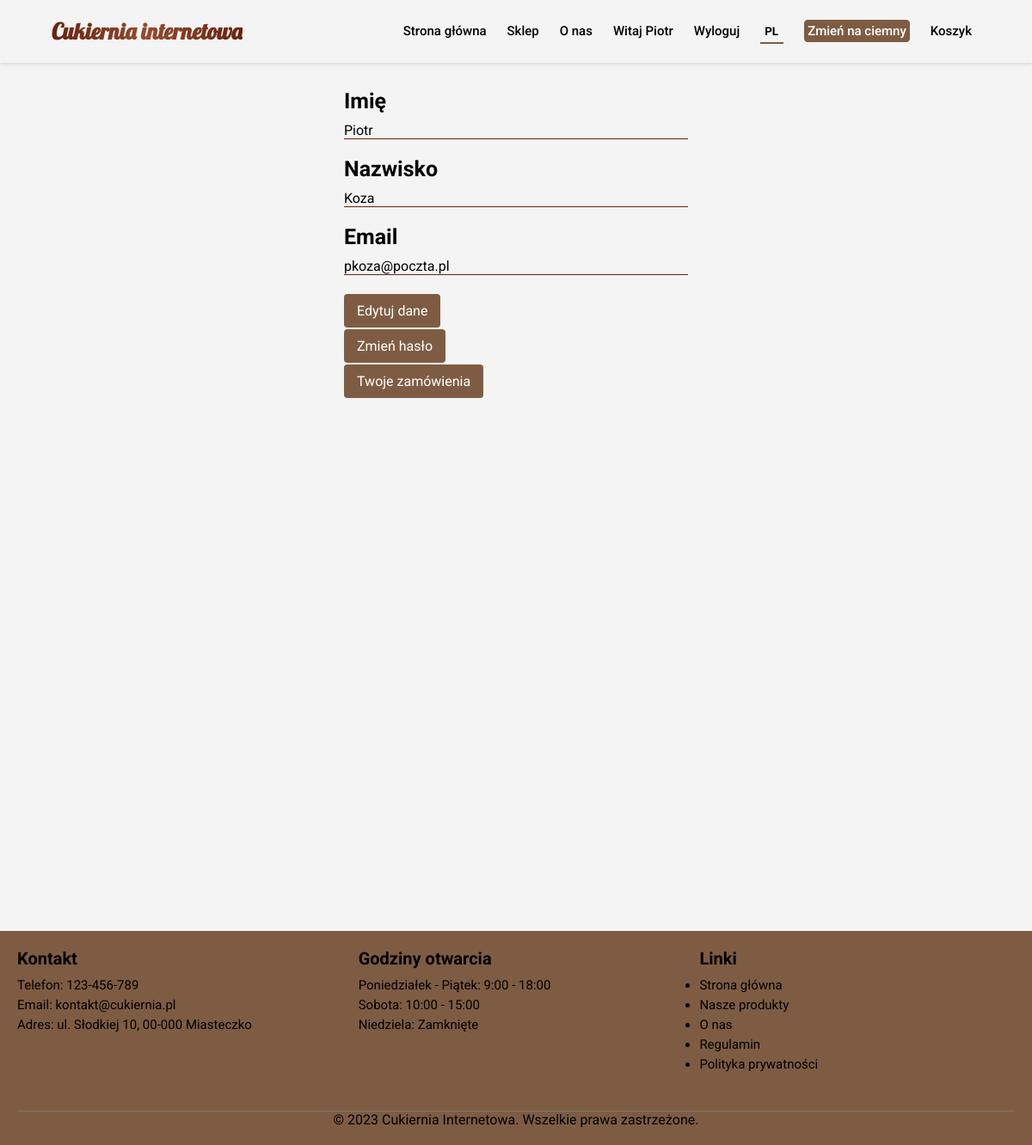
Screenshot of /userinfo.php (signed in) with the database file from the repository.
### tables this page shows
CREATE TABLE `customers` (
  `ID` int(11) NOT NULL,
  `Imie` varchar(255) NOT NULL,
  `Nazwisko` varchar(255) NOT NULL,
  `Email` varchar(255) NOT NULL,
  `Haslo` varchar(255) NOT NULL
);

### userinfo.php (the view, shortened to what this page needs)
<?php
    include_once 'header.php';
?>
<div class="container">
    <section class="userInfo">
        <h2>Imię</h2>
        <p><?= htmlspecialchars($user["Imie"])?></p>
        <h2>Nazwisko</h2>
        <p><?= htmlspecialchars($user["Nazwisko"])?></p>
        <h2>Email</h2>
        <p><?= htmlspecialchars($user["Email"])?></p>
        <div>
            <a href="edituser.php">Edytuj dane</a>
        </div>
        <div>
            <a href="changepasswd.php">Zmień hasło</a>
        </div>
        <div>
            <a href="#">Twoje zamówienia</a>
        </div>
    </section>
</div>
<?php
    include_once 'footer.php';
?>

### header.php (shortened to what this page needs)
<?php
if (isset($_SESSION["user_id"])) {
    $mysqli = require "dbh_inc.php";
    $sql = "SELECT * FROM customers WHERE id = {$_SESSION["user_id"]}";
    $result = mysqli_query($mysqli, $sql);
    $user = $result->fetch_assoc();
}
$defaultTheme = 'light';
$selectedTheme = isset($_SESSION['theme']) ? $_SESSION['theme'] : $defaultTheme;
function displayThemeToggleButton($currentTheme)
{
    $otherTheme = $currentTheme === 'light' ? 'dark' : 'light';
    $translations = getTranslations($_SESSION["lang"], "header");
    echo '<form method="post">';
    echo '<button type="submit" name="theme" value="' . $otherTheme . '" class="theme-button">';
    echo $translations["theme"][$otherTheme];
    echo '</button>';
    echo '</form>';
}
function getTranslations($lang, $filePrefix)
{
    $file = "translations/" . $filePrefix . "_" . $lang . ".json";
    $json = file_get_contents($file);
    return json_decode($json, true);
}
$translationsHeader = getTranslations($_SESSION["lang"], "header");
?>
<!DOCTYPE html>
<html lang="<?= $_SESSION["lang"] ?>">
<head>
    <link id="theme-style" rel="stylesheet" href="css/style.css">
</head>
<body>
<header>
    <div class="logo"><?= $translationsHeader["logo"] ?></div>
    <nav>
        <ul class="nav_links">
            <li><a href="index.php"><?= $translationsHeader["home"] ?></a></li>
            <li><a href="testshop.php"><?= $translationsHeader["shop"] ?></a></li>
            <li><a href="onas.php"><?= $translationsHeader["about"] ?></a></li>
            <?php if (isset($user)): ?>
                <li class="dropdown"><a href="userinfo.php"><?= $translationsHeader["welcome"] ?> <?= htmlspecialchars($user["Imie"]) ?></a></li>
                <li><a href="logout.php"><?= $translationsHeader["logout"] ?></a></li>
            <?php else: ?>
                <li><a href="login.php"><?= $translationsHeader["login"] ?></a></li>
                <li><a href="signup.php"><?= $translationsHeader["signup"] ?></a></li>
            <?php endif; ?>
            <li>
                <form method="post" class="langForm">
                    <select class="langOption" id="langSwitcher" name="langSwitcher" onchange="this.form.submit()">
                        <option value="pl" <?= ($_SESSION["lang"] == "pl") ? "selected" : "" ?>>PL</option>
                    </select>
                </form>
            </li>
            <li>
                <?php
                displayThemeToggleButton($selectedTheme);
                ?>
            </li>
            <?php if (isset($user)): ?>
                <li><a href="cart.php"><?= $translationsHeader["cart"] ?></a></li>
            <?php endif; ?>
        </ul>
    </nav>
</header>

### footer.php
<?php
$translationsFooter = getTranslations($_SESSION["lang"], "footer");
?>
<footer class="footer">
    <div class="container-footer">
        <div class="footer-content">
            <div class="footer-section">
                <h3><?php echo $translationsFooter["Contact"]; ?></h3>
                <p><?php echo $translationsFooter["Phone"]; ?>: 123-456-789</p>
                <p><?php echo $translationsFooter["Email"]; ?>: kontakt@cukiernia.pl</p>
                <p><?php echo $translationsFooter["Address"]; ?>: ul. Słodkiej 10, 00-000 Miasteczko</p>
            </div>
            <div class="footer-section">
                <h3><?php echo $translationsFooter["Opening Hours"]; ?></h3>
                <p><?php echo $translationsFooter["Monday - Friday"]; ?>: 9:00 - 18:00</p>
                <p><?php echo $translationsFooter["Saturday"]; ?>: 10:00 - 15:00</p>
                <p><?php echo $translationsFooter["Sunday"]; ?>: <?php echo $translationsFooter["Closed"]; ?></p>
            </div>
            <div class="footer-section">
                <h3><?php echo $translationsFooter["Links"]; ?></h3>
                <ul>
                    <li><a href="index.php"><?php echo $translationsFooter["Home"]; ?></a></li>
                    <li><a href="testshop.php"><?php echo $translationsFooter["Our Products"]; ?></a></li>
                    <li><a href="onas.php"><?php echo $translationsFooter["About Us"]; ?></a></li>
                    <li><a href="regulamin.php"><?php echo $translationsFooter["Terms and Conditions"]; ?></a></li>
                    <li><a href="polityka.php"><?php echo $translationsFooter["Privacy Policy"]; ?></a></li>
                </ul>
            </div>
        </div>
        <div class="footer-bottom">
            <p>&copy; 2023 <?php echo $translationsFooter["Online Bakery"]; ?>. <?php echo $translationsFooter["All rights reserved."]; ?></p>
        </div>
    </div>
</footer>
</body>
</html>

### css/style.css (style rules this page uses)
* { margin: 0; padding: 0; font-family: 'Roboto', sans-serif; }
body { background-color: #f4f4f4; }
header li,header a,header button { font-family: 'Roboto', sans-serif; font-weight: 500; font-size: 15px; color: black; text-decoration: none; }
.container { min-height: 1000px; }
header { display: flex; justify-content: flex-end; align-items: center; padding: 20px 5%; box-shadow: 0 2px 4px rgba(0,0,0,.1); }
.logo { margin-right: auto; font-size: 26px; font-family: 'Lobster', cursive; font-weight: 900; background: linear-gradient(90deg, rgba(103,35,14,1) 0%, rgba(149,75,48,1) 50%, rgba(103,35,14,1) 100%); -webkit-background-clip: text; background-clip: text; color: transparent; }
.nav_links { list-style: none; }
.nav_links li { display: inline-block; padding: 0px 10px; }
.nav_links li a { transition: all 0.3s ease 0s; }
.langOption { outline: none; font-family: 'Roboto', sans-serif; appearance: none; -webkit-appearance: none; padding: 5px; background-color: #f4f4f4; font-weight: 700; border: none; border-bottom: 2px solid #7e5c43; }
.langOption option { font-family: 'Roboto', sans-serif; }
.dropdown { position: relative; }
.userInfo { max-width: 400px; margin: 0 auto; margin-top: 10px; padding: 20px; background-color: #f4f4f4; border-radius: 5px; font-family: 'Roboto', sans-serif; }
.userInfo h2 { font-size: 25px; font-weight: 700; margin-bottom: 10px; }
.userInfo p { font-size: 16px; margin-bottom: 20px; border-bottom: 1px solid #67230e; }
.userInfo a { display: inline-block; padding: 10px 15px; margin-top: 2px; background-color: #7e5c43; color: white; text-decoration: none; border-radius: 4px; font-size: 16px; }
.footer { background-color: #7e5c43; padding: 20px 0; }
.container-footer { max-width: 1200px; margin: 0 auto; padding: 0 20px; background-color: #7e5c43; }
.footer-content { display: flex; flex-wrap: wrap; justify-content: space-between; margin-bottom: 20px; background-color: #7e5c43; }
.footer-section { flex: 0 0 calc(33.33% - 20px); margin-bottom: 20px; background-color: #7e5c43; }
.footer-section h3 { font-size: 20px; margin-bottom: 10px; background-color: #7e5c43; }
.footer-section p, .footer-section ul { font-size: 15px; margin-bottom: 5px; background-color: #7e5c43; }
.footer-section ul li { margin-bottom: 5px; background-color: #7e5c43; }
.footer-section ul li a { text-decoration: none; color: black; background-color: #7e5c43; }
.footer-bottom { border-top: 1px solid #787a6c; text-align: center; font-size: 16px; background-color: #7e5c43; }
.footer-bottom p { background-color: #7e5c43; }
.theme-button { background-color: #7e5c43; color: white; border: 1px solid #7e5c43; border-radius: 4px; cursor: pointer; padding: 3px; }

### rows the page displays
customers: Imie "Piotr", Nazwisko "Koza", Email "pkoza@poczta.pl"

### other values shown
$translationsHeader["home"] "Strona główna"
$translationsHeader["shop"] "Sklep"
$translationsHeader["about"] "O nas"
$translationsHeader["welcome"] "Witaj"
$translationsHeader["logout"] "Wyloguj"
$translations["theme"][$otherTheme] "Zmień na ciemny"
$translationsHeader["cart"] "Koszyk"
$translationsFooter["Contact"] "Kontakt"
$translationsFooter["Phone"] "Telefon"
$translationsFooter["Email"] "Email"
$translationsFooter["Address"] "Adres"
$translationsFooter["Opening Hours"] "Godziny otwarcia"
$translationsFooter["Monday - Friday"] "Poniedziałek - Piątek"
$translationsFooter["Saturday"] "Sobota"
$translationsFooter["Sunday"] "Niedziela"
